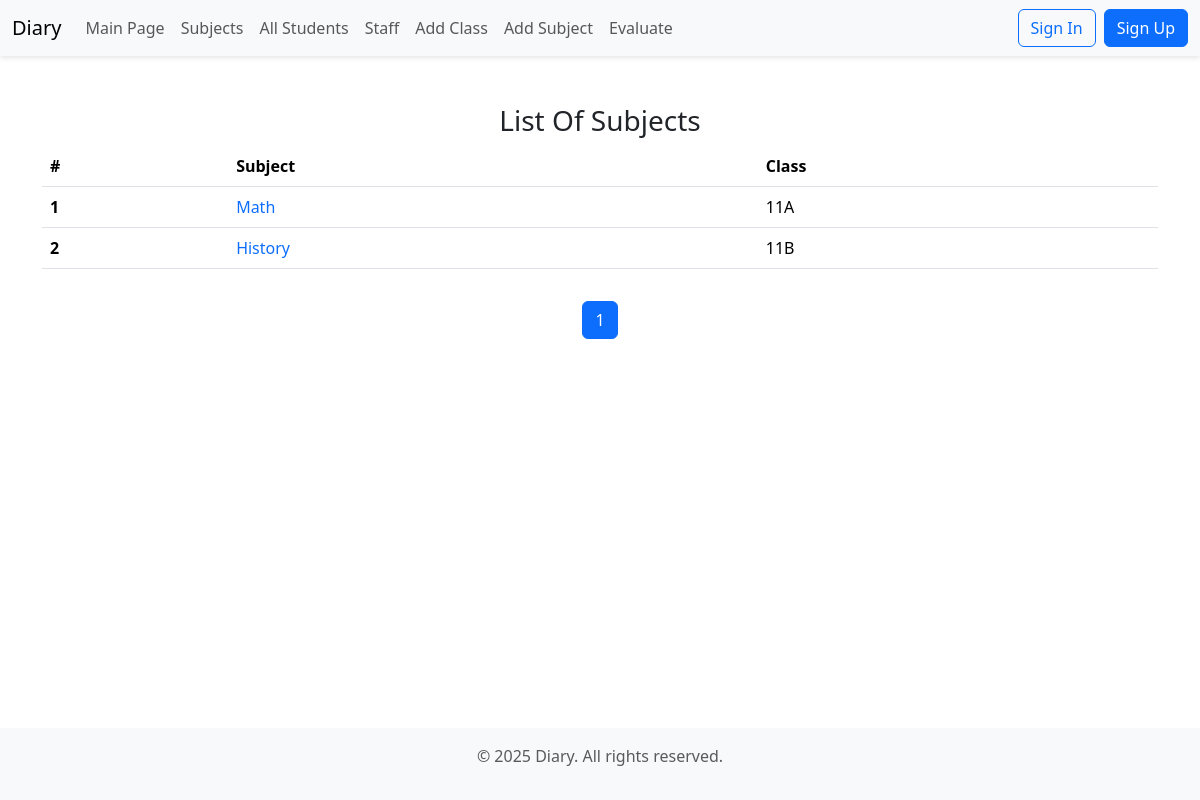
/subjects/?page=2, run on an earlier commit of the app's database.
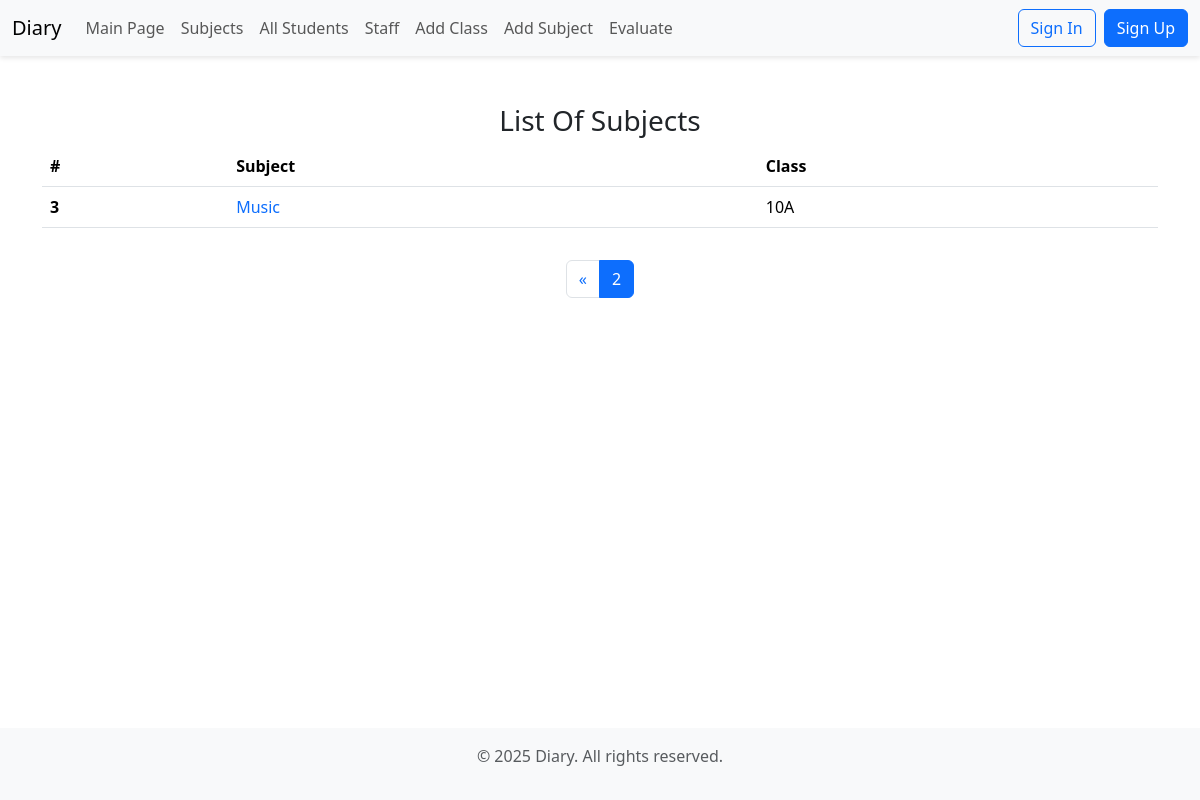
And on a later commit of the database.
### grade/models.py (models this page shows, shortened)
class Subject(models.Model):
    subject = models.CharField(max_length=255, null=False, blank=False, verbose_name="Subject's Name")
    clas = models.ForeignKey(Clas, on_delete=models.CASCADE)

class Clas(models.Model):
    name = models.CharField(max_length=100, null=False, blank=False, verbose_name="Class")
    def __str__(self) -> str:
        return self.name

### grade/views.py (the view)
# urls.py: path("subjects/", subjects, name="subjects"),
def subjects(request):
    subjects = Subject.objects.all()
    pages = Paginator(subjects, 2)
    page_number = request.GET.get("page")
    page_obj = pages.get_page(page_number)
    context = { "page_obj" : page_obj }
    return render(request, "subjects.html", context)

### templates/subjects.html (shortened to what this page needs)
{% extends "base.html" %}
{% block content %}
    <div class="container mt-5">
        <h3 class="text-center">List Of Subjects</h3>
        <table class="table">
            <thead>
                <tr>
                    <th class="col">#</th>
                    <th scope="col">Subject</th>
                    <th scope="col">Class</th>
                </tr>
            </thead>
            <tbody>
                {% for subject in page_obj %}
                    <tr>
                        <th scope="row">{{ subject.id }}</th>
                        <td>
                            <a href="{% url 'grades_in_a_subject' subject.id %}" class="text-decoration-none">
                                {{ subject.subject }}
                            </a>
                        </td>
                        <td>{{ subject.clas }}</td>
                    </tr>
                {% endfor %}
            </tbody>
        </table>
    </div>
    <div class="container mt-3">
        <nav>
            <ul class="pagination justify-content-center">
                {% if page_obj.has_previous %}
                    <li class="page-item">
                        <a href="?page={{ page_obj.previous_page_number }}" class="page-link" aria-label="Previous">
                            <span aria-hidden="true">&laquo;</span>
                        </a>
                    </li>
                {% endif %}
                    <li class="page-item active">
                        <span class="page-link">{{ page_obj.number }}</span>
                    </li>
            </ul>
        </nav>
    </div>
{% endblock content %}

What changed in the data, as far as the page shows it:
no longer on this page (row unchanged): Subject: id "1", subject "Math", clas "11A"
no longer on this page (row unchanged): Subject: id "2", subject "History", clas "11B"
added Subject: id "3", subject "Music", clas "10A"
Also different on the page:
{{ page_obj.number }}: "1" → "2"
